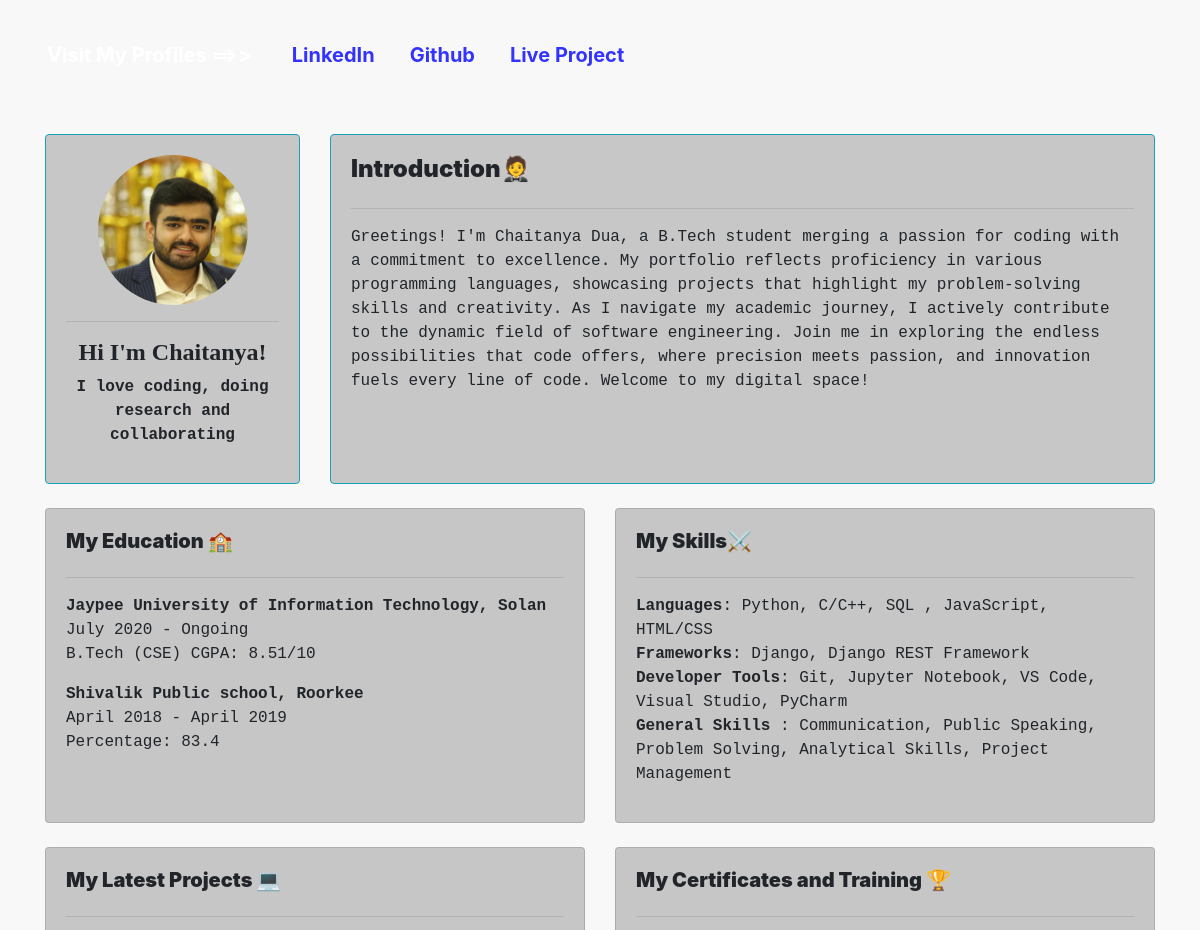
/ (upper part), run on an earlier commit of the app's database.
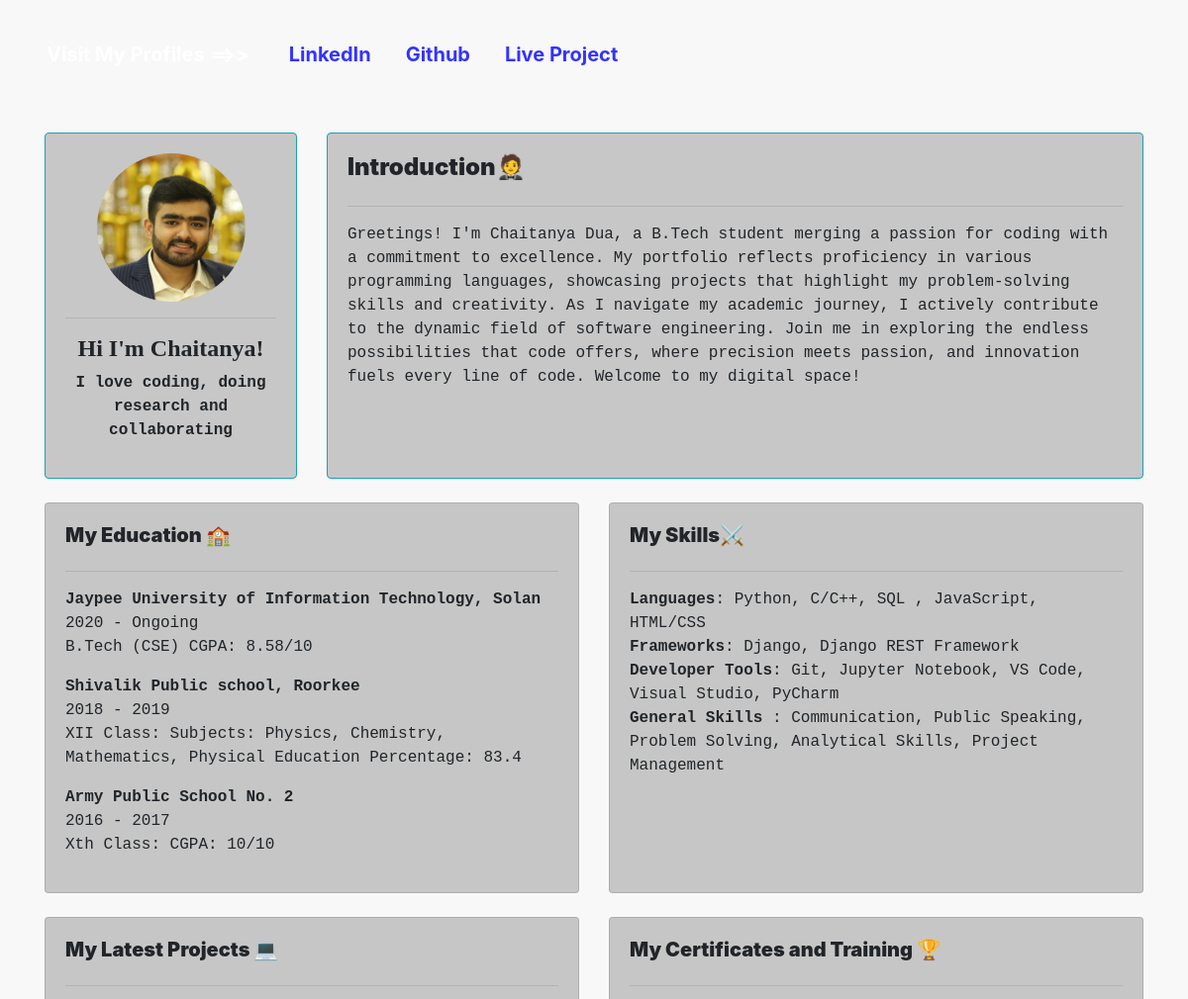
And on a later commit of the database.
### resume/models.py (models this page shows)
class resume_education(models.Model):
    school_name = models.CharField(max_length=50)
    school_duration = models.CharField(max_length=50)
    school_score = models.TextField()

### my_website/views.py (the view)
# urls.py: 2. Add a URL to urlpatterns:  path('', views.home, name='home')
def home(request):
    resume_data_ed = resume_education.objects.all()
    resume_data_pro = resume_projects.objects.all()
    resume_data_certi  = resume_certificates.objects.all()
    data = {
        'resumedataed' : resume_data_ed,
        'resumedatapro' : resume_data_pro,
        'resumedatacerti' : resume_data_certi
        }
    return render(request, "home.html", data)

### templates/home.html (shortened to what this page needs)
{% load static %}
<!DOCTYPE html>
<html>
<head>
	<link href="{% static '/css/main.css'  %}" rel="stylesheet" type="text/css">
	<link rel="stylesheet" href="https://stackpath.bootstrapcdn.com/bootstrap/4.3.1/css/bootstrap.min.css">
</head>
<body style="background-image: url('/static/images/new4.jpg'); background-position: center">
	<br>
    <header>
        <nav class="navbar navbar-expand-lg navbar-dark d-none d-lg-block" style="z-index: 2000;">
          <div class="container-fluid">
            <a class="navbar-brand nav-link" href="">
              <strong>Visit My Profiles ==>></strong>
            </a>
            <div class="collapse navbar-collapse" id="navbarExample01">
              <ul class="navbar-nav me-auto mb-2 mb-lg-0">
                <li class="nav-item">
                  <a class="nav-link" href="https://www.linkedin.com/in/chaitanya-dua-990919230/" style="font-size: 20px; color: rgb(51,51,255)"><b>LinkedIn  &nbsp; &nbsp;</b></a>
                </li>
                <li class="nav-item">
                  <a class="nav-link" href="https://github.com/Chai14"  style="font-size: 20px; color: rgb(51,51,255)"><b>Github   &nbsp; &nbsp;</b></a>
                </li>
                <li class="nav-item">
                    <a class="nav-link" href="http://dakaar-lo.onrender.com/" style="font-size: 20px; color: rgb(51,51,255)"><b>Live Project   &nbsp; &nbsp;</b></a>
                  </li>
              </ul>
            </div>
          </div>
        </nav>
      </header>
      <br>
      <br>
	<div class="container">
		<div class="row">
			<div class="col-md-3">
				<div class="card card-body h-100  border-info" id="profile-wrapper" style="background-color: transparent; background-color: rgba(0,0,0,0.2)">
					<img id="profile-pic" src="{% static 'images/chaitanya_dua.JPG' %}" >
					<hr>
					<h4 style="font-family: sans serif"><b><b>Hi I'm Chaitanya!</b></b></h4>
					<p style="font-family: monospace"><b>I love coding, doing research and collaborating</b></p>
				</div>
			</div>
			<div class="col-md-9">
				<div class="card card-body h-100  border-info" style="background-color: transparent; background-color: rgba(0,0,0,0.2)">
					<h4><b><b>Introduction🤵</b></b></h4>
					<hr>
					<p style="font-family: monospace">Greetings! I'm Chaitanya Dua, a B.Tech student merging a passion for coding with a commitment to excellence. My portfolio reflects proficiency in various programming languages, showcasing projects that highlight my problem-solving skills and creativity. As I navigate my academic journey, I actively contribute to the dynamic field of software engineering. Join me in exploring the endless possibilities that code offers, where precision meets passion, and innovation fuels every line of code. Welcome to my digital space!</p>
				</div>
			</div>
		</div>
		<br>
		<div class="row">
			<div class="col-md-6">
				<div class="card card-body h-100"  style="background-color: transparent; background-color: rgba(0,0,0,0.2)">
					<h5><b><b>My Education 🏫</b></b></h5>
					<hr>
                    {% for n in resumedataed %}
                    <p  style="font-family: monospace">
                        <b>{{n.school_name}}</b>
                        <br>{{n.school_duration}}
                        <br>{{n.school_score}}
                    </p>
                    {% endfor %}
				</div>
			</div>
			<div class="col-md-6">
				<div class="card card-body h-100"  style="background-color: transparent; background-color: rgba(0,0,0,0.2)">
					<h5><b><b>My Skills⚔️</b></b></h5>
					<hr>
					<p  style="font-family: monospace">
                        <b>Languages</b>: Python, C/C++, SQL , JavaScript, HTML/CSS
                        <br>
                        <b> Frameworks</b>: Django, Django REST Framework
                        <br>
                        <b> Developer Tools</b>: Git, Jupyter Notebook, VS Code, Visual Studio, PyCharm
                        <br>
                        <b> General Skills </b>: Communication, Public Speaking, Problem Solving, Analytical Skills, Project Management
                        <br>
                    </p>
				</div>
			</div>
		</div>
		<br>
		<div class="row">
			<div class="col-md-6">
				<div class="card card-body h-100"  style="background-color: transparent; background-color: rgba(0,0,0,0.2)">
                    <h5><b><b>My Latest Projects 💻</b></b></h5>
					<hr>
                    <br>
                    <br>
				</div>
			</div>
			<div class="col-md-6">
				<div class="card card-body h-100"  style="background-color: transparent; background-color: rgba(0,0,0,0.2)">
					<h5><b><b>My Certificates and Training 🏆</b></b></h5>
				<hr>
				</div>
			</div>
		</div>
		<br>
	</div>
</body>
</html>

### static/css/main.css (style rules this page uses)
body { background-color:#F8F8F8!important; }
#profile-wrapper { text-align: center; }
#profile-pic { width:150px; height: 150px; border-radius: 50%; margin-left: auto; margin-right: auto; }
ul { padding: 0; list-style-type: none; }
.social-links ul, li { list-style-type:none; display: inline-block; }

What changed in the data, as far as the page shows it:
changed resume_education "Jaypee University of Information Technology, Solan": school_duration "July 2020 - Ongoing" → "2020 - Ongoing"; school_score "B.Tech (CSE) CGPA: 8.51/10" → "B.Tech (CSE) CGPA: 8.58/10"
changed resume_education "Shivalik Public school, Roorkee": school_duration "April 2018 - April 2019" → "2018 - 2019"; school_score "Percentage: 83.4" → "XII Class: Subjects: Physics, Chemistry, Mathematics, Physical Education Percentage: 83.4"
added resume_education: school_name "Army Public School No. 2", school_duration "2016 - 2017", school_score "Xth Class: CGPA: 10/10"
